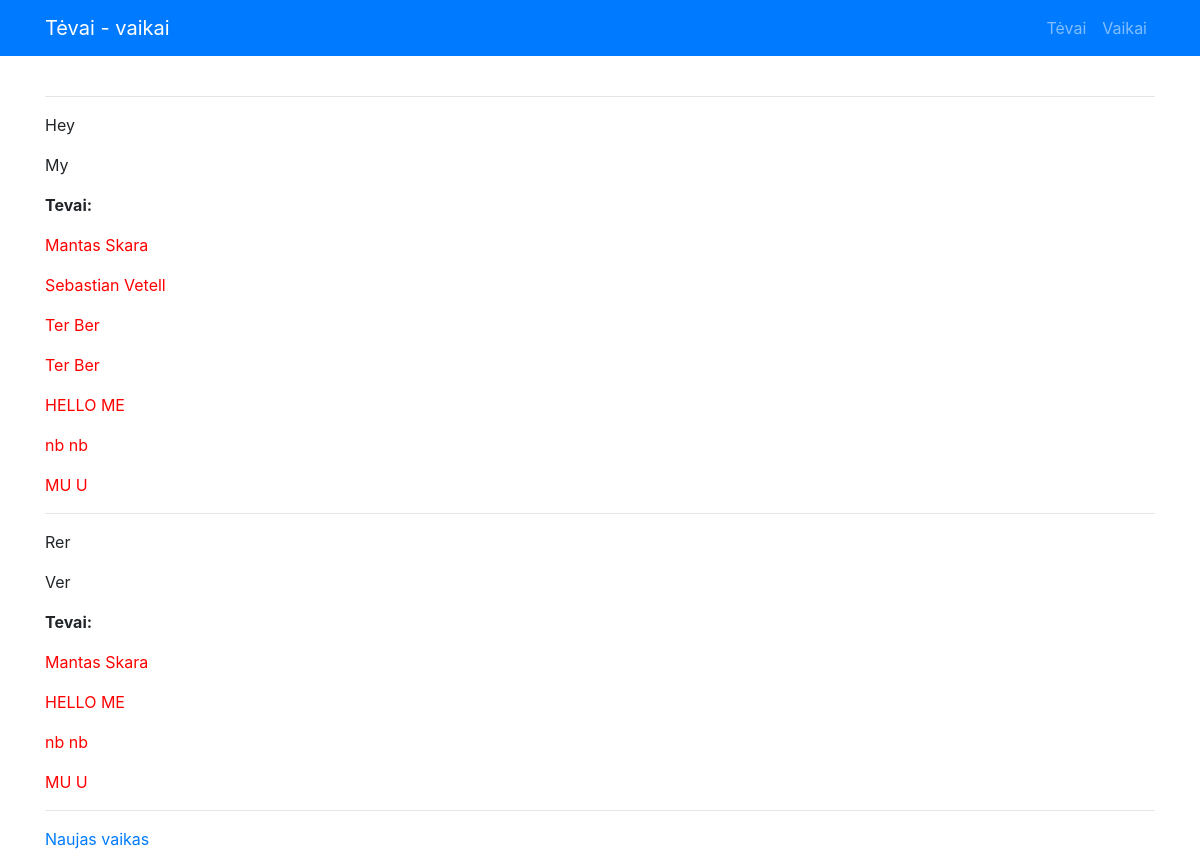
Page /vaikai on the earlier database version.
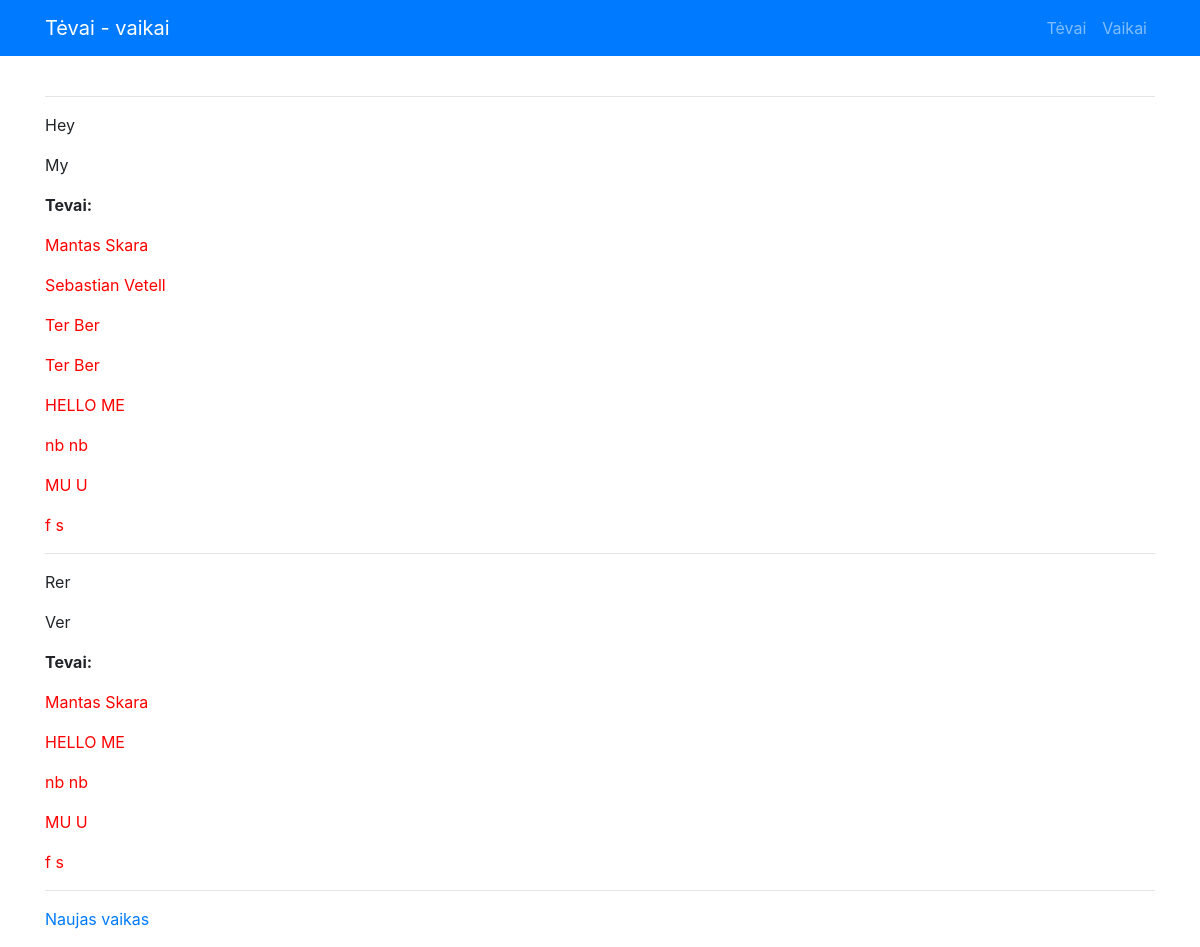
Same page on the later database version.
### app.py (models this page shows)
class Vaikas(db.Model):
    __tablename__ = 'vaikas'
    id = db.Column(db.Integer, primary_key=True)
    vardas = db.Column("Vardas", db.String)
    pavarde = db.Column("Pavardė", db.String)
    tevai = db.relationship("Tevas", secondary=association_table,
                            back_populates="vaikai")

class Tevas(db.Model):
    __tablename__ = 'tevas'
    id = db.Column(db.Integer, primary_key=True)
    vardas = db.Column("Vardas", db.String)
    pavarde = db.Column("Pavardė", db.String)
    vaikai = db.relationship("Vaikas", secondary=association_table,
                             back_populates="tevai")

### app.py (the view)
@app.route("/vaikai")
def children():
    try:
        visi_vaikai = Vaikas.query.all()
    except:
        visi_vaikai = []
    return render_template("vaikai.html", visi_vaikai=visi_vaikai)

### templates/vaikai.html
{% extends "base.html" %} {% block content %} {% if visi_vaikai %} {% for vaikas
in visi_vaikai %}
<hr />
<p>{{vaikas.vardas}}</p>
<p>{{vaikas.pavarde}}</p>
{% if vaikas.tevai %}
<p><strong>Tevai:</strong></p>
{% for tevas in vaikas.tevai %}
<p><span style="color:red">{{tevas.vardas}} {{tevas.pavarde}}</span></p>
{% endfor %} {% endif %} {% endfor %} {% endif %}
<hr />
<p><a href="{{ url_for('new_child')}}">Naujas vaikas</a></p>
{% endblock %}

### templates/base.html (shortened to what this page needs)
<!DOCTYPE html>
<html lang="en">
<head>
  <link rel="stylesheet" href="https://stackpath.bootstrapcdn.com/bootstrap/4.1.3/css/bootstrap.min.css">
</head>
<body>
  <nav class="navbar navbar-expand-lg navbar-dark bg-primary static-top">
    <div class="container">
      <a class="navbar-brand" href="/">Tėvai - vaikai</a>
      <div class="collapse navbar-collapse" id="navbarResponsive">
        <ul class="navbar-nav ml-auto">
          <li class="nav-item">
            <a class="nav-link" href="/tevai">Tėvai</a>
          </li>
          <li class="nav-item">
            <a class="nav-link" href="/vaikai">Vaikai</a>
          </li>
        </ul>
      </div>
    </div>
  </nav>
<div class="container">
  <br>
{% block content %}
{% endblock %}
</div>
</body>
</html>

Differences in the rows shown:
added Tevas: vardas "f", pavarde "s"
